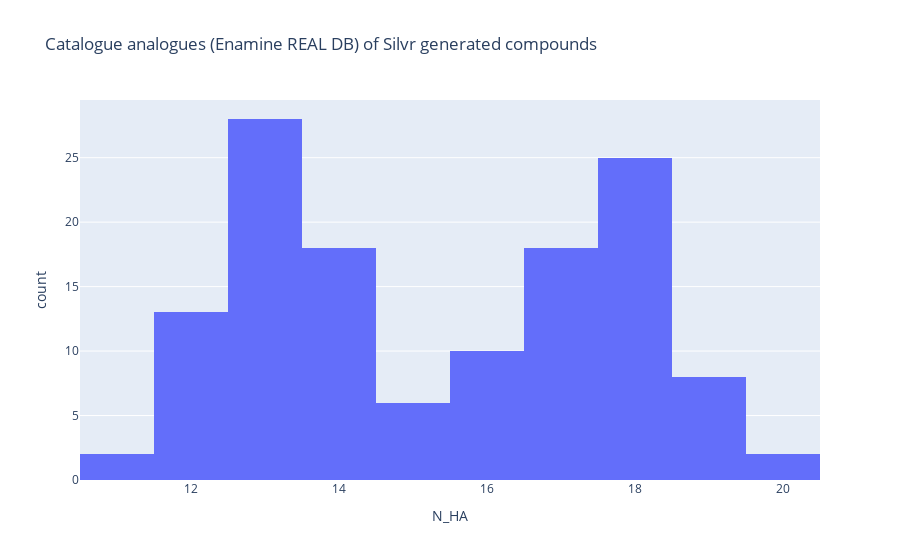

Write notebook code for a chart like this one.
### Markdown cell above
## Sanity Check

### Code cell
import plotly.express as px
silvren['N_HA'] = silvren.N_HA.astype(float)
px.histogram(silvren.sort_values('N_HA'), 'N_HA',
            title='Catalogue analogues (Enamine REAL DB) of Silvr generated compounds')

### Figure 1 — Plotly figure (JSON) as saved in the notebook; plotly's stock layout.template omitted (floating-point values rounded to 4 significant figures; data arrays with more than 128 entries replaced by an {"elided": "..."} marker saying what was removed)
{"data": [{"alignmentgroup": "True", "bingroup": "x", "hovertemplate": "N_HA=%{x}<br>count=%{y}<extra></extra>", "legendgroup": "", "marker": {"color": "#636efa", "pattern": {"shape": ""}}, "name": "", "offsetgroup": "", "orientation": "v", "showlegend": false, "type": "histogram", "x": {"elided": "130 int values"}, "xaxis": "x", "yaxis": "y"}], "layout": {"autosize": true, "barmode": "relative", "legend": {"tracegroupgap": 0}, "title": {"text": "Catalogue analogues (Enamine REAL DB) of Silvr generated compounds"}, "xaxis": {"anchor": "y", "autorange": true, "domain": [0, 1], "range": [10.5, 20.5], "title": {"text": "N_HA"}, "type": "linear"}, "yaxis": {"anchor": "x", "autorange": true, "domain": [0, 1], "range": [0, 29.47], "title": {"text": "count"}}}}
